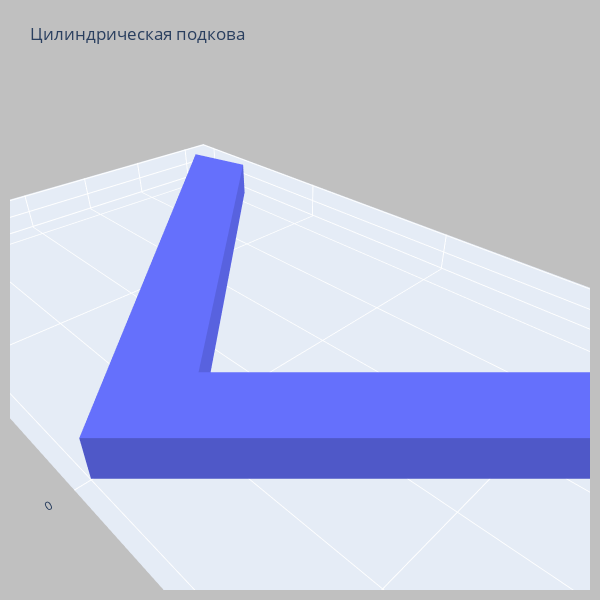

The code cell stored with this chart in its notebook:
### Code cell
x, y, z = get_xyz(nt=3, r_outter = 10, r_inner = 8, h=10)
i, j, k = get_ijk(nt=3)

plot(x, y, z, i, j, k)

### Figure 1 — Plotly figure (JSON) as saved in the notebook; plotly's stock layout.template omitted (floating-point values rounded to 4 significant figures)
{"data": [{"flatshading": true, "i": [0, 1, 4, 5, 6, 7, 10, 11, 9, 10, 4, 5, 6, 7, 1, 2, 0, 6, 2, 2], "j": [1, 2, 3, 4, 7, 8, 9, 10, 10, 11, 3, 4, 7, 8, 0, 1, 6, 9, 11, 5], "k": [3, 4, 1, 2, 9, 10, 7, 8, 3, 4, 10, 11, 0, 1, 7, 8, 3, 3, 8, 11], "name": "y", "showscale": false, "type": "mesh3d", "x": [6.123e-16, 10, 6.123e-16, 6.123e-16, 10, 6.123e-16, -0.5, 7.5, -0.5, -0.5, 7.5, -0.5], "y": [-10, 0, 10, -10, 0, 10, -8, 0, 8, -8, 0, 8], "z": [1, 1, 1, 0, 0, 0, 1, 1, 1, 0, 0, 0]}], "layout": {"autosize": false, "height": 600, "margin": {"b": 10, "l": 10, "pad": 5, "r": 10, "t": 80}, "paper_bgcolor": "silver", "scene": {"aspectmode": "data"}, "title": {"text": "Цилиндрическая подкова"}, "width": 600}}
